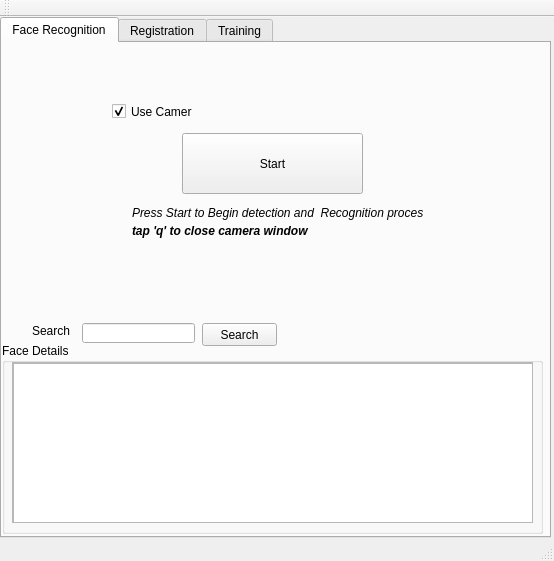
<?xml version="1.0" encoding="UTF-8"?>
<ui version="4.0">
 <class>Menu</class>
 <widget class="QMainWindow" name="Menu">
  <property name="windowModality">
   <enum>Qt::ApplicationModal</enum>
  </property>
  <property name="geometry">
   <rect>
    <x>0</x>
    <y>0</y>
    <width>554</width>
    <height>561</height>
   </rect>
  </property>
  <property name="windowTitle">
   <string>Detection/Recognisation</string>
  </property>
  <widget class="QWidget" name="centralWidget">
   <widget class="QTabWidget" name="tabWidget">
    <property name="geometry">
     <rect>
      <x>0</x>
      <y>0</y>
      <width>551</width>
      <height>521</height>
     </rect>
    </property>
    <property name="currentIndex">
     <number>0</number>
    </property>
    <widget class="QWidget" name="tab_FR">
     <attribute name="title">
      <string>Face Recognition</string>
     </attribute>
     <widget class="QPushButton" name="button_StartDetect">
      <property name="geometry">
       <rect>
        <x>180</x>
        <y>90</y>
        <width>181</width>
        <height>61</height>
       </rect>
      </property>
      <property name="text">
       <string>Start</string>
      </property>
     </widget>
     <widget class="QLabel" name="label_5">
      <property name="geometry">
       <rect>
        <x>130</x>
        <y>160</y>
        <width>291</width>
        <height>20</height>
       </rect>
      </property>
      <property name="font">
       <font>
        <italic>true</italic>
       </font>
      </property>
      <property name="text">
       <string>Press Start to Begin detection and  Recognition process...</string>
      </property>
      <property name="buddy">
       <cstring>button_StartDetect</cstring>
      </property>
     </widget>
     <widget class="QGroupBox" name="groupBox_5">
      <property name="geometry">
       <rect>
        <x>0</x>
        <y>300</y>
        <width>541</width>
        <height>191</height>
       </rect>
      </property>
      <property name="title">
       <string>Face Details</string>
      </property>
      <widget class="QScrollArea" name="scrollArea_3">
       <property name="geometry">
        <rect>
         <x>10</x>
         <y>19</y>
         <width>521</width>
         <height>161</height>
        </rect>
       </property>
       <property name="widgetResizable">
        <bool>true</bool>
       </property>
       <widget class="QWidget" name="scrollAreaWidgetContents_3">
        <property name="geometry">
         <rect>
          <x>0</x>
          <y>0</y>
          <width>519</width>
          <height>159</height>
         </rect>
        </property>
        <widget class="QTableView" name="tableView">
         <property name="geometry">
          <rect>
           <x>0</x>
           <y>0</y>
           <width>521</width>
           <height>161</height>
          </rect>
         </property>
        </widget>
       </widget>
      </widget>
     </widget>
     <widget class="QLabel" name="label_10">
      <property name="geometry">
       <rect>
        <x>130</x>
        <y>180</y>
        <width>191</width>
        <height>16</height>
       </rect>
      </property>
      <property name="font">
       <font>
        <weight>75</weight>
        <italic>true</italic>
        <bold>true</bold>
       </font>
      </property>
      <property name="text">
       <string>tap 'q' to close camera window</string>
      </property>
     </widget>
     <widget class="QLabel" name="label_13">
      <property name="geometry">
       <rect>
        <x>30</x>
        <y>280</y>
        <width>47</width>
        <height>16</height>
       </rect>
      </property>
      <property name="text">
       <string>Search</string>
      </property>
     </widget>
     <widget class="QLineEdit" name="lineEdit_searchPerson">
      <property name="geometry">
       <rect>
        <x>80</x>
        <y>280</y>
        <width>113</width>
        <height>20</height>
       </rect>
      </property>
     </widget>
     <widget class="QPushButton" name="pushButton_searchPerson">
      <property name="geometry">
       <rect>
        <x>200</x>
        <y>280</y>
        <width>75</width>
        <height>23</height>
       </rect>
      </property>
      <property name="text">
       <string>Search</string>
      </property>
     </widget>
     <widget class="QCheckBox" name="checkBox_viewType">
      <property name="geometry">
       <rect>
        <x>110</x>
        <y>60</y>
        <width>81</width>
        <height>17</height>
       </rect>
      </property>
      <property name="text">
       <string>Use Camera</string>
      </property>
      <property name="checked">
       <bool>true</bool>
      </property>
     </widget>
    </widget>
    <widget class="QWidget" name="tab_R">
     <attribute name="title">
      <string>Registration</string>
     </attribute>
     <widget class="QPushButton" name="button_AddUser">
      <property name="geometry">
       <rect>
        <x>90</x>
        <y>80</y>
        <width>75</width>
        <height>51</height>
       </rect>
      </property>
      <property name="text">
       <string>Capture</string>
      </property>
     </widget>
     <widget class="QPushButton" name="pushButton_2">
      <property name="geometry">
       <rect>
        <x>260</x>
        <y>80</y>
        <width>75</width>
        <height>51</height>
       </rect>
      </property>
      <property name="text">
       <string>Update</string>
      </property>
     </widget>
     <widget class="QPushButton" name="pushButton_3">
      <property name="geometry">
       <rect>
        <x>350</x>
        <y>80</y>
        <width>75</width>
        <height>51</height>
       </rect>
      </property>
      <property name="text">
       <string>Delete</string>
      </property>
     </widget>
     <widget class="QGroupBox" name="groupBox">
      <property name="geometry">
       <rect>
        <x>20</x>
        <y>150</y>
        <width>511</width>
        <height>351</height>
       </rect>
      </property>
      <property name="title">
       <string>Details</string>
      </property>
      <widget class="QLabel" name="label">
       <property name="geometry">
        <rect>
         <x>30</x>
         <y>60</y>
         <width>71</width>
         <height>16</height>
        </rect>
       </property>
       <property name="text">
        <string>Firstname</string>
       </property>
      </widget>
      <widget class="QLineEdit" name="lineEdit_firstName">
       <property name="geometry">
        <rect>
         <x>30</x>
         <y>80</y>
         <width>113</width>
         <height>20</height>
        </rect>
       </property>
      </widget>
      <widget class="QLabel" name="label_2">
       <property name="geometry">
        <rect>
         <x>30</x>
         <y>110</y>
         <width>71</width>
         <height>16</height>
        </rect>
       </property>
       <property name="text">
        <string>Middlename</string>
       </property>
      </widget>
      <widget class="QLineEdit" name="lineEdit_middlename">
       <property name="geometry">
        <rect>
         <x>30</x>
         <y>140</y>
         <width>113</width>
         <height>20</height>
        </rect>
       </property>
      </widget>
      <widget class="QLabel" name="label_3">
       <property name="geometry">
        <rect>
         <x>30</x>
         <y>170</y>
         <width>51</width>
         <height>16</height>
        </rect>
       </property>
       <property name="text">
        <string>Lastname</string>
       </property>
      </widget>
      <widget class="QLineEdit" name="lineEdit_lastname">
       <property name="geometry">
        <rect>
         <x>30</x>
         <y>190</y>
         <width>113</width>
         <height>20</height>
        </rect>
       </property>
      </widget>
      <widget class="QLabel" name="label_4">
       <property name="geometry">
        <rect>
         <x>30</x>
         <y>290</y>
         <width>71</width>
         <height>16</height>
        </rect>
       </property>
       <property name="text">
        <string>Date of Birth</string>
       </property>
      </widget>
      <widget class="QDateEdit" name="dateEdit_dob">
       <property name="geometry">
        <rect>
         <x>30</x>
         <y>310</y>
         <width>81</width>
         <height>20</height>
        </rect>
       </property>
      </widget>
      <widget class="QGroupBox" name="groupBox_gender">
       <property name="geometry">
        <rect>
         <x>30</x>
         <y>220</y>
         <width>120</width>
         <height>61</height>
        </rect>
       </property>
       <property name="title">
        <string>Gender</string>
       </property>
       <widget class="QRadioButton" name="radioButton_male">
        <property name="geometry">
         <rect>
          <x>10</x>
          <y>20</y>
          <width>82</width>
          <height>17</height>
         </rect>
        </property>
        <property name="text">
         <string>Male</string>
        </property>
       </widget>
       <widget class="QRadioButton" name="radioButton_female">
        <property name="enabled">
         <bool>true</bool>
        </property>
        <property name="geometry">
         <rect>
          <x>10</x>
          <y>40</y>
          <width>82</width>
          <height>17</height>
         </rect>
        </property>
        <property name="text">
         <string>Female</string>
        </property>
       </widget>
      </widget>
      <widget class="QLabel" name="label_6">
       <property name="geometry">
        <rect>
         <x>220</x>
         <y>70</y>
         <width>111</width>
         <height>16</height>
        </rect>
       </property>
       <property name="text">
        <string>Offence Description</string>
       </property>
      </widget>
      <widget class="QScrollArea" name="scrollArea_2">
       <property name="geometry">
        <rect>
         <x>220</x>
         <y>90</y>
         <width>221</width>
         <height>80</height>
        </rect>
       </property>
       <property name="widgetResizable">
        <bool>true</bool>
       </property>
       <widget class="QWidget" name="scrollAreaWidgetContents_2">
        <property name="geometry">
         <rect>
          <x>0</x>
          <y>0</y>
          <width>219</width>
          <height>78</height>
         </rect>
        </property>
        <widget class="QTextEdit" name="textEdit_offDesc">
         <property name="geometry">
          <rect>
           <x>0</x>
           <y>0</y>
           <width>221</width>
           <height>81</height>
          </rect>
         </property>
        </widget>
       </widget>
      </widget>
      <widget class="QLabel" name="label_7">
       <property name="geometry">
        <rect>
         <x>220</x>
         <y>20</y>
         <width>47</width>
         <height>13</height>
        </rect>
       </property>
       <property name="text">
        <string>Adress</string>
       </property>
      </widget>
      <widget class="QLineEdit" name="lineEdit_address">
       <property name="geometry">
        <rect>
         <x>220</x>
         <y>40</y>
         <width>113</width>
         <height>20</height>
        </rect>
       </property>
      </widget>
      <widget class="QLabel" name="label_8">
       <property name="geometry">
        <rect>
         <x>220</x>
         <y>180</y>
         <width>91</width>
         <height>16</height>
        </rect>
       </property>
       <property name="text">
        <string>Offence Date</string>
       </property>
      </widget>
      <widget class="QDateEdit" name="dateEdit_offDate">
       <property name="geometry">
        <rect>
         <x>220</x>
         <y>200</y>
         <width>71</width>
         <height>22</height>
        </rect>
       </property>
      </widget>
      <widget class="QLabel" name="label_9">
       <property name="geometry">
        <rect>
         <x>220</x>
         <y>250</y>
         <width>91</width>
         <height>16</height>
        </rect>
       </property>
       <property name="text">
        <string>Offence Location</string>
       </property>
      </widget>
      <widget class="QLineEdit" name="lineEdit_offLoc">
       <property name="geometry">
        <rect>
         <x>220</x>
         <y>270</y>
         <width>131</width>
         <height>20</height>
        </rect>
       </property>
      </widget>
      <widget class="QWidget" name="layoutWidget">
       <property name="geometry">
        <rect>
         <x>30</x>
         <y>30</y>
         <width>73</width>
         <height>22</height>
        </rect>
       </property>
       <layout class="QHBoxLayout" name="horizontalLayout">
        <item>
         <widget class="QLabel" name="label_12">
          <property name="text">
           <string>Id</string>
          </property>
         </widget>
        </item>
        <item>
         <widget class="QSpinBox" name="spinBox_id">
          <property name="maximum">
           <number>50000</number>
          </property>
         </widget>
        </item>
       </layout>
      </widget>
     </widget>
     <widget class="QPushButton" name="pushButton_add">
      <property name="geometry">
       <rect>
        <x>180</x>
        <y>80</y>
        <width>75</width>
        <height>51</height>
       </rect>
      </property>
      <property name="text">
       <string>Add</string>
      </property>
     </widget>
    </widget>
    <widget class="QWidget" name="tab">
     <attribute name="title">
      <string>Training</string>
     </attribute>
     <widget class="QScrollArea" name="scrollArea">
      <property name="geometry">
       <rect>
        <x>20</x>
        <y>90</y>
        <width>511</width>
        <height>291</height>
       </rect>
      </property>
      <property name="widgetResizable">
       <bool>true</bool>
      </property>
      <widget class="QWidget" name="scrollAreaWidgetContents">
       <property name="geometry">
        <rect>
         <x>0</x>
         <y>0</y>
         <width>509</width>
         <height>289</height>
        </rect>
       </property>
       <widget class="QTextEdit" name="textEdit_dataEdit">
        <property name="enabled">
         <bool>false</bool>
        </property>
        <property name="geometry">
         <rect>
          <x>3</x>
          <y>10</y>
          <width>501</width>
          <height>271</height>
         </rect>
        </property>
       </widget>
      </widget>
     </widget>
     <widget class="QPushButton" name="pushButton_loadData">
      <property name="geometry">
       <rect>
        <x>170</x>
        <y>400</y>
        <width>75</width>
        <height>23</height>
       </rect>
      </property>
      <property name="text">
       <string>load</string>
      </property>
     </widget>
     <widget class="QCheckBox" name="checkBox_editData">
      <property name="geometry">
       <rect>
        <x>20</x>
        <y>60</y>
        <width>121</width>
        <height>17</height>
       </rect>
      </property>
      <property name="text">
       <string>Edit Training Data</string>
      </property>
     </widget>
     <widget class="QLabel" name="label_11">
      <property name="geometry">
       <rect>
        <x>20</x>
        <y>10</y>
        <width>431</width>
        <height>41</height>
       </rect>
      </property>
      <property name="text">
       <string>&lt;html&gt;&lt;head/&gt;&lt;body&gt;&lt;p&gt;&lt;span style=&quot; font-weight:600;&quot;&gt;Note:&lt;/span&gt;&lt;span style=&quot; font-style:italic;&quot;&gt;This text area contains data for training the recongizer only edit if you know what&lt;/span&gt;&lt;/p&gt;&lt;p&gt;&lt;span style=&quot; font-style:italic;&quot;&gt;you are doing..&lt;/span&gt;&lt;/p&gt;&lt;/body&gt;&lt;/html&gt;</string>
      </property>
      <property name="indent">
       <number>3</number>
      </property>
     </widget>
     <widget class="QPushButton" name="pushButton_dataSave">
      <property name="geometry">
       <rect>
        <x>260</x>
        <y>400</y>
        <width>75</width>
        <height>23</height>
       </rect>
      </property>
      <property name="text">
       <string>Save</string>
      </property>
     </widget>
     <widget class="QPushButton" name="pushButton_train">
      <property name="geometry">
       <rect>
        <x>420</x>
        <y>60</y>
        <width>75</width>
        <height>23</height>
       </rect>
      </property>
      <property name="text">
       <string>Train Dataset</string>
      </property>
     </widget>
    </widget>
   </widget>
  </widget>
  <widget class="QMenuBar" name="menuBar">
   <property name="geometry">
    <rect>
     <x>0</x>
     <y>0</y>
     <width>554</width>
     <height>21</height>
    </rect>
   </property>
  </widget>
  <widget class="QToolBar" name="mainToolBar">
   <attribute name="toolBarArea">
    <enum>TopToolBarArea</enum>
   </attribute>
   <attribute name="toolBarBreak">
    <bool>false</bool>
   </attribute>
  </widget>
  <widget class="QStatusBar" name="statusBar"/>
 </widget>
 <layoutdefault spacing="6" margin="11"/>
 <resources/>
 <connections/>
 <slots>
  <slot>updateAge()</slot>
 </slots>
</ui>
